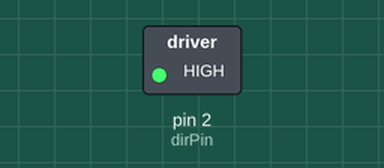
Recording of a sketch running on a simulated Arduino Uno, built with avr-gcc and run on an emulated ATmega328P. Parts: switched loads named in the sketch (green lamp = pin HIGH). Pins used as bus, display or sensor lines are not drawn.

Above: at 1.7 s.
At 5.3 s:
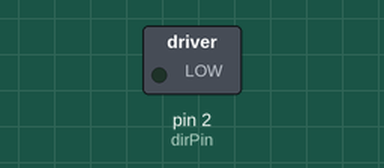
Timing chart, 0 to 9.3 s (numbered marks = the images above):
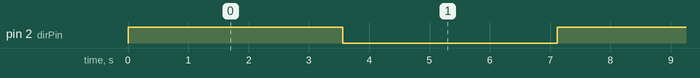

The sketch:

MobileRobot_StepperMotor.ino
```cpp
/*
Allegro A3967 based EasyStepper board
*/
int dirPin = 2;
int stepperPin = 3;

void setup() {
  pinMode(dirPin, OUTPUT);
  pinMode(stepperPin, OUTPUT);
}

void step(boolean dir,int steps){
  digitalWrite(dirPin,dir);
  delay(50);
  for(int i=0;i<steps;i++){
    digitalWrite(stepperPin, HIGH);
    delayMicroseconds(1500);
    digitalWrite(stepperPin, LOW);
    delayMicroseconds(1500);
  }
}

void loop(){
  step(true,1000);
  delay(500);
  step(false,1000);
  delay(500);
}
```

Measured:
- by itself, pin 2 (dirPin): alternates HIGH for 3.6 s and LOW for 3.6 s
